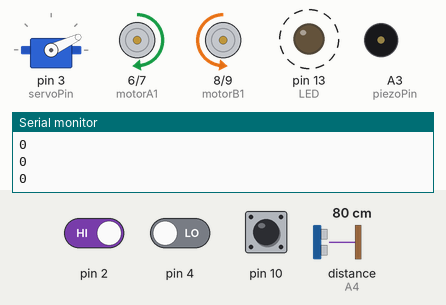
Recording of a sketch running on a simulated Arduino Uno, built with avr-gcc and run on an emulated ATmega328P. Parts: servo, motor-driver pin pairs drawn as motors (green arrow = first pin HIGH = forward, orange = second pin HIGH = backward, longer = more drive, scaled by the enable pin), output pins drawn as LEDs (lit = HIGH), buzzer (waves = sounding), the last lines printed to the serial monitor. Wiring (inferred from the names in the program): ultrasonic range finder: trigger A5; echo A4. Dashed ring = blinking. The test bench sets the inputs (shaded band); at power-on: distance to the obstacle (sensor on A4) 80 cm, pin 2 HIGH, pin 4 LOW, pin 10 HIGH. The echo pulse lasts 58.3 µs per cm; pins used as bus, display or sensor lines are not drawn.

Above: at 6.2 s.
6.3 s: distance to the obstacle (sensor on A4) set to 9 cm
At 7.4 s:
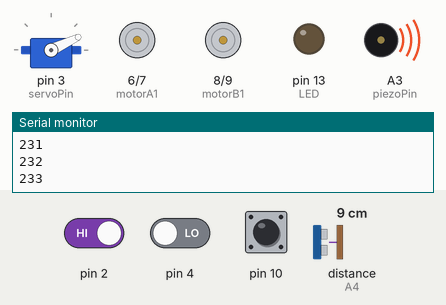
7.8 s: distance to the obstacle (sensor on A4) set to 7 cm
9.3 s: distance to the obstacle (sensor on A4) set to 4 cm
At 9.55 s:
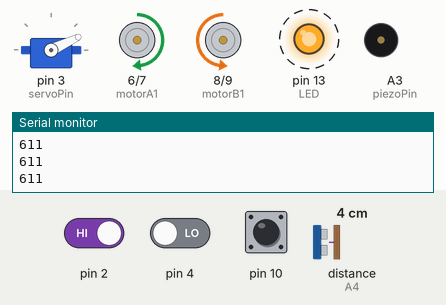
12.3 s: pin 2 driven LOW
At 12.61 s:
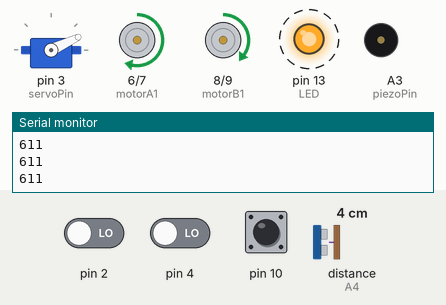
15.3 s: distance to the obstacle (sensor on A4) set to 18 cm
At 16.0 s:
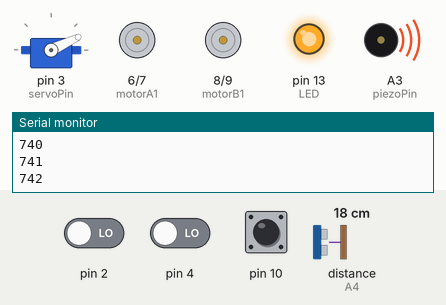
16.8 s: distance to the obstacle (sensor on A4) set to 2 cm
At 16.95 s:
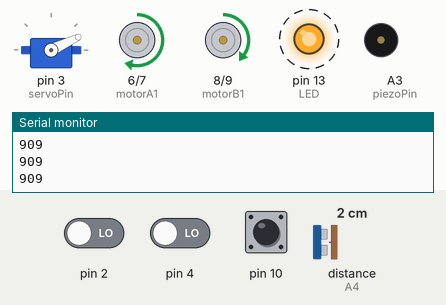
Timing chart, 0 to 20.8 s (numbered marks = the images above; inputs shaded):
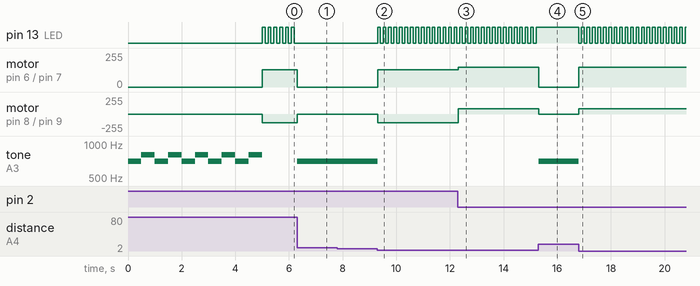

The sketch:

Final_Robot_Code.ino
```cpp
/*
  Final Robot Code
  Michael Georgariou (with Izak Walker, Anthony Margulis, and Evan Agarwal)
  for EE 151-03 at Cal Poly
*/

#include <Servo.h>;

int LT1;
int LT2;
int LT3;

int rememberLastPosition;

const int RangeTriggerPin = A5; // Rangefinder Trigger input pin
const int RangeEchoPin = A4; // Rangefinder Echo Sensor output pin
const int motorA1 = 6; // IN A1 or IN1 (Motor A Direction)
const int motorA2 = 7; // IN A2 or IN2 (Motor A Direction)
const int motorB1 = 8; // IN B1 or IN3 (Motor B Direction)
const int motorB2 = 9; // IN B2 or IN4 (Motor B Direction)
const int ENA = 5; // ENA (PWM or Enable for Motor A)
const int ENB = 11; // ENB (PWM or Enable for Motor B)
const int servoPin = 3; //Servo
const int LED = 13; //built-in Arduino LED
const int piezoPin = A3; //buzzer pin
int pos = 25; //initial servo position
Servo servo;

unsigned long previousMillisLight = 0;
long intervalLight = 100; //interval for LED to blink

unsigned long previousMillisSound = 0;
long intervalSound = 500; //interval for LED to blink

int PreviousTime = 0;

const unsigned long RangeTimeout = 4000; //usec timeout value
unsigned long EchoDelay = 0; //declare variables
float Distance = 0.0; //^
int Pitch = 300; //to make sound with buzzer

int SPEEDY = 130;    //if you wanna change the speeds go for it
int HARDSPEEDY = 150;
int TURN = 110;
int HARDTURN = 80;

void forward() {
  analogWrite(ENA, SPEEDY);
  analogWrite(ENB, SPEEDY);
  digitalWrite(motorA1, HIGH);
  digitalWrite(motorA2, LOW);
  digitalWrite(motorB1, LOW);
  digitalWrite(motorB2, HIGH);
}

void back() {
  analogWrite(ENA, SPEEDY);
  analogWrite(ENB, SPEEDY);
  digitalWrite(motorA1, LOW);
  digitalWrite(motorA2, HIGH);
  digitalWrite(motorB1, HIGH);
  digitalWrite(motorB2, LOW);
}

void left() {
  analogWrite(ENA, SPEEDY);
  analogWrite(ENB, TURN);
  digitalWrite(motorA1, HIGH);
  digitalWrite(motorA2, LOW);
  digitalWrite(motorB1, HIGH);
  digitalWrite(motorB2, LOW);
}

void hardleft() {
  analogWrite(ENA, HARDSPEEDY);
  analogWrite(ENB, HARDTURN);
  digitalWrite(motorA1, HIGH);
  digitalWrite(motorA2, LOW);
  digitalWrite(motorB1, HIGH);
  digitalWrite(motorB2, LOW);
}

void right() {
  analogWrite(ENA, TURN);
  analogWrite(ENB, SPEEDY);
  digitalWrite(motorA1, LOW);
  digitalWrite(motorA2, HIGH);
  digitalWrite(motorB1, LOW);
  digitalWrite(motorB2, HIGH);
}

void hardright() {
  analogWrite(ENA, HARDTURN);
  analogWrite(ENB, HARDSPEEDY);
  digitalWrite(motorA1, LOW);
  digitalWrite(motorA2, HIGH);
  digitalWrite(motorB1, LOW);
  digitalWrite(motorB2, HIGH);
}

void NinetyClockwise() {
  analogWrite(ENA, 127);      //half speed
  analogWrite(ENB, 127);
  digitalWrite(motorA1, LOW);  //motor A backward
  digitalWrite(motorA2, HIGH);
  digitalWrite(motorB1, LOW);   //motor B forward
  digitalWrite(motorB2, HIGH);
}

void NinetyCC() {
  analogWrite(ENA, 127);      //half speed
  analogWrite(ENB, 127);
  digitalWrite(motorA1, HIGH);  //motor A forward
  digitalWrite(motorA2, LOW);
  digitalWrite(motorB1, HIGH);   //motor B backward
  digitalWrite(motorB2, LOW);
}

void stop() {
  digitalWrite(ENA, LOW);
  digitalWrite(ENB, LOW);
}

void MovingSiren() {
  Pitch = 700;
  tone(piezoPin, Pitch);
}

void FollowLine() {
  if ((LT1 == LOW) && (LT2 == HIGH) && (LT3 == LOW)) {          //if middle sensor is on and other two off
    forward();
    rememberLastPosition = 1; //1 means on track
    Serial.println("FORWARD");
  }

  else if ((LT1 == HIGH) && (LT3 == LOW)) {     //if right sensor
    if (LT2 == HIGH) {                          //middle on
      hardright();
    }
    else {                                      //middle off
      hardright();
    }
    rememberLastPosition = 3; //2 means left
    //    while (LT1 == HIGH);
  }

  else if ((LT1 == LOW) && (LT3 == HIGH)) {    //if left on
    if (LT2 == HIGH) {                          //and middle on
      hardleft();
    }
    if (LT2 == LOW) {
      hardleft();
    }
    rememberLastPosition = 2; //3 means right
    //    while (LT3 == HIGH);
  }

  else if ((LT1 == LOW) && (LT2 == LOW) && (LT3 == LOW)) {
    switch (rememberLastPosition) {
      case (0):
        break;
      case (1):
        back();
        break;
      case (2):
        hardleft();
        break;
      case (3):
        hardright();
        break;
    }
  }

  else if ((LT1 == HIGH) && (LT2 == HIGH) && (LT3 == HIGH)) {
    forward();
    rememberLastPosition = 1; //1 means on track
  }

  else if ((LT1 == HIGH) && (LT2 == LOW) && (LT3 == HIGH)) {
    forward();
    rememberLastPosition = 1; //1 means on track
  }
}


void BlinkLED() {
  if (millis() - previousMillisLight >= intervalLight) {     //blink led throughout
    previousMillisLight = millis();
    digitalWrite(LED, !digitalRead(LED));
  }
}

float ObstacleDistance(float WithinInches) {      //find obstacle's distance

  digitalWrite(RangeTriggerPin, LOW);
  delayMicroseconds(2);
  digitalWrite(RangeTriggerPin, HIGH);
  delayMicroseconds(10);
  digitalWrite(RangeTriggerPin, LOW);
  EchoDelay = pulseIn(RangeEchoPin, HIGH, RangeTimeout);

  if (EchoDelay < 300) {
    Distance = 0.0;
  }
  else {
    Distance = ((EchoDelay / 74.0) / 2.0); //convert the time to inches in one direction (speed of sound is 74 usec per inch)
  }
  return Distance;
}

boolean ObstacleDetected(float Inches) {          //see if obstacle is within defined distance (Inches)

  float Yikes;
  Yikes = ObstacleDistance(Inches);
  if ((Yikes < Inches) && (Yikes > 0)) {
    return true;
  }
  else {
    return false;
  }

}

void LittleDiddy() {        //play the mario theme when it's all done :)
  tone(piezoPin, 660, 100);
  delay(100);
  delay(150);
  tone(piezoPin, 660, 100);
  delay(100);
  delay(300);
  tone(piezoPin, 660, 100);
  delay(100);
  delay(300);
  tone(piezoPin, 510, 100);
  delay(100);
  delay(100);
  tone(piezoPin, 660, 100);
  delay(100);
  delay(300);
  tone(piezoPin, 770, 100);
  delay(100);
  delay(550);
  tone(piezoPin, 380, 100);
  delay(100);
  noTone(piezoPin);
}

void DropEgg() {
  for (pos = 25; pos <= 75; pos += 1) {
    servo.write(pos);
    delay(10);
    if (pos >= 75) {
      break;
    }
  }
}

void setup() {
  Serial.begin(9600);

  pinMode(RangeTriggerPin, OUTPUT); //Set all these outputs and inputs woooooo
  pinMode(RangeEchoPin, INPUT);
  pinMode(motorA1, OUTPUT);
  pinMode(motorA2, OUTPUT);
  pinMode(motorB1, OUTPUT);
  pinMode(motorB2, OUTPUT);
  pinMode(ENA, OUTPUT);
  pinMode(ENB, OUTPUT);
  servo.attach(servoPin); //SERVO
  pinMode(LED, OUTPUT);   //LED..? yeah LED

  digitalWrite(ENA, LOW);   //Disable the motor driver board for both motors
  digitalWrite(ENB, LOW);
  digitalWrite(motorA1, LOW);
  digitalWrite(motorA2, LOW);
  digitalWrite(motorB1, LOW);
  digitalWrite(motorB2, LOW);

  servo.write(25);          //Make Ultrasonic Sensor look straight ahead

  tone(piezoPin, 700, 500);
  delay(500);
  tone(piezoPin, 800, 500);
  delay(500);
  tone(piezoPin, 700, 500);
  delay(500);
  tone(piezoPin, 800, 500);
  delay(500);
  tone(piezoPin, 700, 500);
  delay(500);
  tone(piezoPin, 800, 500);
  delay(500);
  tone(piezoPin, 700, 500);
  delay(500);
  tone(piezoPin, 800, 500);
  delay(500);
  tone(piezoPin, 700, 500);
  delay(500);
  tone(piezoPin, 800, 500);
  delay(500);               //play siren for five seconds before starting
}

void loop() {
  LT1 = digitalRead(2);
  LT2 = digitalRead(4);
  LT3 = digitalRead(10);


  if (ObstacleDetected(9.0) == true) {
    PreviousTime = ++PreviousTime;
    stop();
                          //if it's been in front of an obstacle for 15 seconds then play mario theme! :D (to signify we're done)
    if (PreviousTime > 2000) {
      noTone(piezoPin);
      DropEgg();
      LittleDiddy();
      delay(10000);
    }
    else {
      MovingSiren();
    }
    delay(1);
  }

  else {
    FollowLine();
    BlinkLED();
    noTone(piezoPin);
    delay(50);
  }
  Serial.println(PreviousTime);
}
```

Measured:
- the behaviour switches between 6 and 5 cm on distance to the obstacle (sensor on A4) (found by bisection; images 1 and 2)
- after the input at 6.3 s, pin 13 (LED): stops changing and stays LOW; motor on pin 6 (motorA1) / pin 7 (motorA2): forward 130/255 → stopped at once; motor on pin 8 (motorB1) / pin 9 (motorB2): backward 130/255 → stopped at once; tone on A3 (piezoPin): silent → 700 Hz at once
- after the input at 9.3 s, pin 13 (LED): alternates HIGH for 0.10 s and LOW for 0.10 s, starting at once; motor on pin 6 (motorA1) / pin 7 (motorA2): stopped → forward 130/255 at once; motor on pin 8 (motorB1) / pin 9 (motorB2): stopped → backward 130/255 at once; tone on A3 (piezoPin): 700 Hz → silent at once
- after the input at 12.3 s, motor on pin 6 (motorA1) / pin 7 (motorA2): forward 130/255 → forward 150/255 at once; motor on pin 8 (motorB1) / pin 9 (motorB2): backward 130/255 → forward 80/255 at once
- after the input at 15.3 s, pin 13 (LED): stops changing and stays HIGH; motor on pin 6 (motorA1) / pin 7 (motorA2): forward 150/255 → stopped at once; motor on pin 8 (motorB1) / pin 9 (motorB2): forward 80/255 → stopped at once; tone on A3 (piezoPin): silent → 700 Hz at once
- after the input at 16.8 s, pin 13 (LED): alternates HIGH for 0.10 s and LOW for 0.10 s, starting at once; motor on pin 6 (motorA1) / pin 7 (motorA2): stopped → forward 150/255 at once; motor on pin 8 (motorB1) / pin 9 (motorB2): stopped → forward 80/255 at once; tone on A3 (piezoPin): 700 Hz → silent at once
- by itself, pin 13 (LED): alternates HIGH for 0.11 s and LOW for 0.11 s
